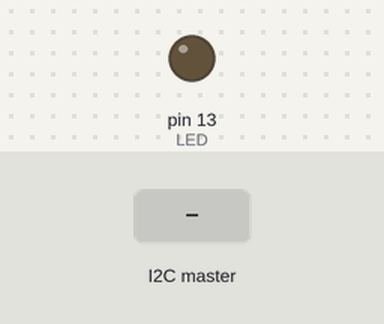
Bench run of a sketch on a simulated Arduino Uno, built with avr-gcc and run on an emulated ATmega328P. On the bench: output pins drawn as LEDs (lit = HIGH). Inputs (shaded band) come from the test bench. What the sketch prints to the serial monitor is not drawn.

Above: at 1.2 s.
1.3 s: the I2C master sends the byte 1
At 1.9 s:
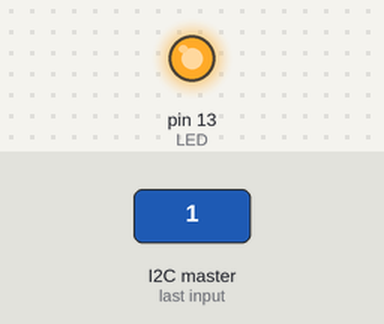
2.8 s: the I2C master sends the byte 0
At 4.2 s:
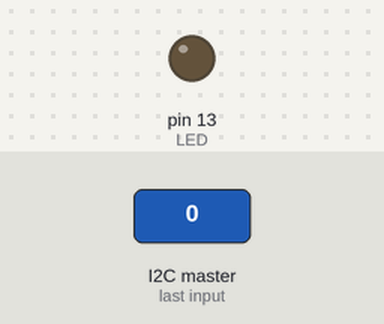
Timing chart, 0 to 5.8 s (numbered marks = the images above; inputs shaded):
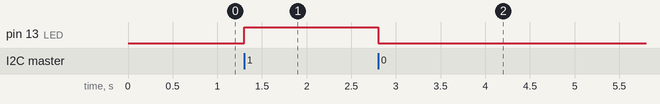

Measured:
- after the input at 1.3 s, pin 13 (LED): LOW → HIGH at once
- after the input at 2.8 s, pin 13 (LED): HIGH → LOW at once

The sketch:

DzoneArduinoI2C.ino
```cpp
#include <Wire.h>
#define SLAVE_ADDRESS 0x04
#define LED  13
int number = 0;
int count = 0;
int howMany[5];
void setup() {
  pinMode(LED, OUTPUT);
  Serial.begin(115200);
  Wire.begin(SLAVE_ADDRESS);
  Wire.onReceive(receiveData);
  Wire.onRequest(sendData);
  //Wire.setClock(1000000);
  Serial.println("Ready!");
}
void loop() {
  delay(100);
}
void receiveData(int byteCount) {
  //Serial.print("receiveData");
  while (Wire.available()) {
    number = Wire.read();
    //Serial.print("\t");

    //Serial.print("\t");
    //Serial.print("data received: ");
    //Serial.println(number);
    //
    if (number == 1) {
      //Serial.println(" LED ON");
      digitalWrite(LED, HIGH);
    } else {
      //Serial.println(" LED OFF");
      digitalWrite(LED, LOW);
    }
    //

  }
  Wire.write(0x01);
  //Serial.println(count);
  count++;
}
void sendData() {
  Wire.write((const uint8_t*)& count, sizeof(count));
}
```
